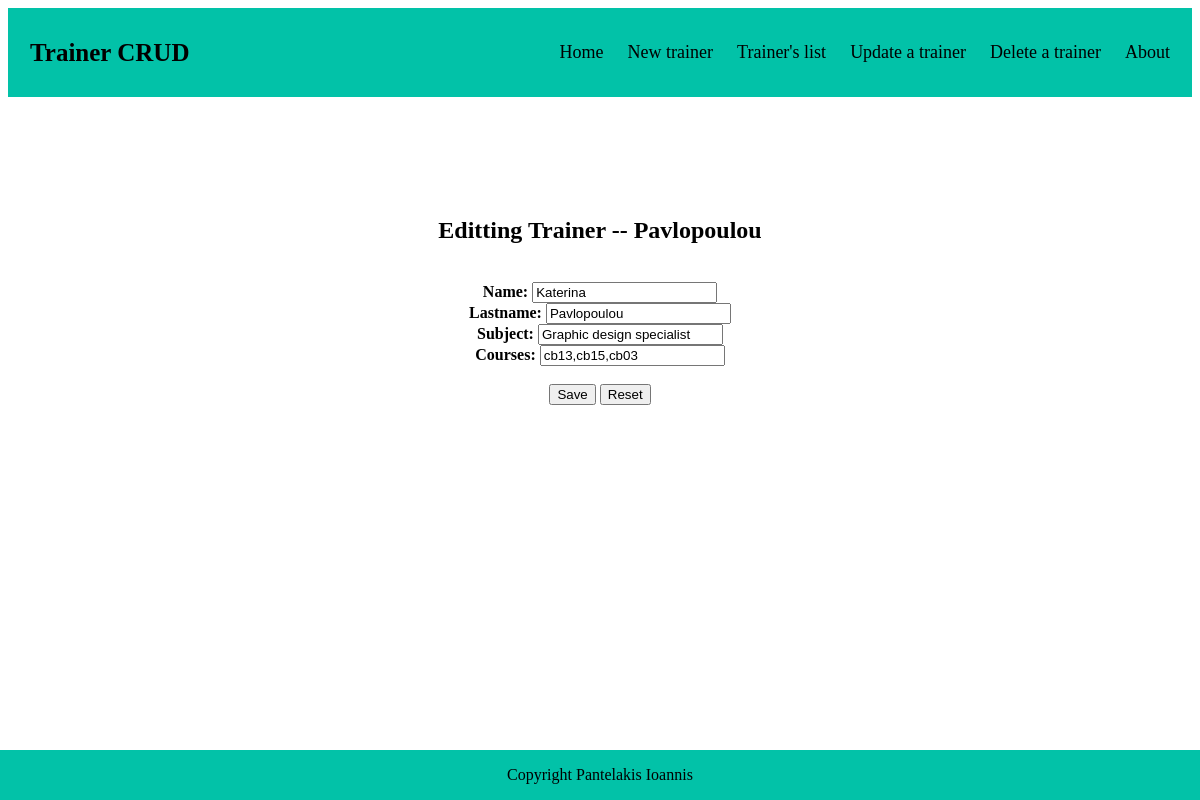
Page /trainer/UpdateTrainer/19/ on the committed database.
### Trainer/models.py (models this page shows)
class Trainer(models.Model):
    name = models.CharField(max_length = 50)
    lastname = models.CharField(max_length = 50)
    subject = models.CharField(max_length = 150)
    courses = models.CharField(max_length = 300)

### Trainer/views.py (the view)
# urls.py: path('UpdateTrainer/<int:id>/', views.update_trainer, name='update_trainer'),
def update_trainer(request, id):
    trainer = Trainer.objects.get(id=id)
    msg_blank=()
    if request.method == 'POST':
        message = 'You have successfully updated trainer: ' + trainer.lastname
        name = request.POST.get('name')
        lastname = request.POST.get('lastname')
        subject = request.POST.get('subject')
        courses = request.POST.get('courses')
        if ((name !=None) and (lastname !=None) and (subject !=None) and (courses !=None)): # The input is validated via the form in the template, but for future puprose i written an if-else statement for upgrade-extra safe.
            trainer.name = name
            trainer.lastname = lastname
            trainer.subject = subject
            trainer.courses = courses
            trainer.save()
            return HttpResponseRedirect('/trainer/success/'+message+'/')
        else:
            msg_blank = "You cant update with blank inputs. Please fill all the inputs"
    else:
        context = {
            'trainer': trainer, 'msg_blank' : msg_blank ,
        }
    return render(request, 'trainer/update_trainer.html', context)

### Trainer/templates/Trainer/update_trainer.html (shortened to what this page needs)
{% extends 'Trainer/base.html' %}
{% block header %}
    <div class="header">
        <a href="#default" class="logo">Trainer CRUD</a>
        <div class="header-right">
            <a href="/trainer/Home/">Home</a>
            <a href="/trainer/TrainerCreation/">New trainer</a>
            <a href="/trainer/ReadTrainer/">Trainer's list</a>
            <a href="/trainer/UpdateTrainerPage/">Update a trainer</a>
            <a href="/trainer/DeleteTrainerPage/">Delete a trainer</a>
            <a href="/trainer/About/">About</a>
        </div>
    </div>
{% endblock %}
{% block content %}
    <div class="main_content">
        <h2>Editting Trainer -- {{trainer.lastname}}</h2>
        <br>
        <form class="update_form_control" method="POST">
            <label class="la_control" for="name"><b>Name:</b></label>
            <input class="in_control" type="text" name="name" value="{{trainer.name}} " required><br>
            <label class="la_control" for="lastname"><b>Lastname:</b></label>
            <input class="in_control" type="text" name="lastname" value="{{trainer.lastname}}" required><br>
            <label class="la_control" for="subject"><b>Subject:</b></label>
            <input class="in_control" type="text" name="subject" value="{{trainer.subject}}" required><br>
            <label class="la_control" for="courses"><b>Courses:</b></label>
            <input class="in_control" type="text" name="courses" value="{{trainer.courses}}" required><br>
            <br>
            <button type="submit" class="btn btn-primary">Save</button>
            <button type="reset" class="btn btn-primary">Reset</button>
        </form>
    </div>
{% endblock %}

### Trainer/static/css/trainer.css (style rules this page uses)
.header { overflow: hidden; background-color: rgb(2, 194, 168); padding: 20px 10px; }
.header a { float: left; color: black; text-align: center; padding: 12px; text-decoration: none; font-size: 18px; line-height: 25px; border-radius: 4px; }
.header a.logo { font-size: 25px; font-weight: bold; }
.header-right { float: right; }
.main_content { padding-top: 100px; width:50%; margin: 0 auto; text-align: center; }

### rows in the picture
Trainer: lastname "Pavlopoulou", name "Katerina", subject "Graphic design specialist", courses "cb13,cb15,cb03"
